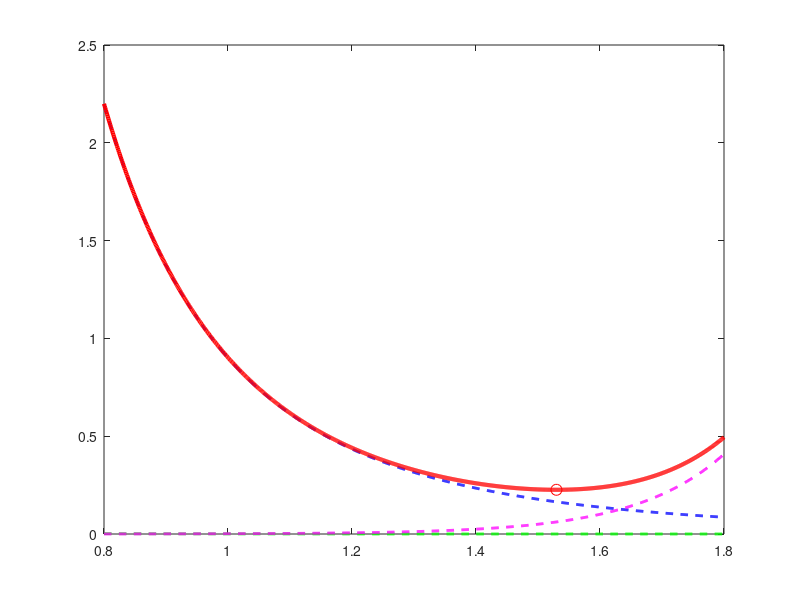

MATLAB code for this plot: (Note: this script raises an error after producing the figure.)
% Wavelength range (0.8 to 1.8 μm)
wavelength = linspace(0.8, 1.8, 1000);

% Loss calculations
A_R = 0.9;
rayleigh_loss = A_R ./ (wavelength .^ 4);

A_UV = 0.1;
B_UV = 5.0;
uv_loss = A_UV * exp(-B_UV * wavelength);

A_IR = 0.01;
B_IR = 7.0;
lambda_0 = 1.27;
ir_loss = A_IR * exp(B_IR * (wavelength - lambda_0));

total_loss = rayleigh_loss + uv_loss + ir_loss;

% Find minimum loss point
[min_loss, min_loss_idx] = min(total_loss);
min_wavelength = wavelength(min_loss_idx);

fprintf('Minimum Loss: %.2f dB/km at Wavelength: %.3f nm\n', min_loss, min_wavelength * 1000);

% Create the plot (normal scale)
figure('Position', [100, 100, 1200, 800]);

% Plot individual loss components (linear scale)
plot(wavelength, rayleigh_loss, 'b--', 'LineWidth', 2, 'DisplayName', 'Rayleigh Scattering');
hold on;
plot(wavelength, uv_loss, 'g--', 'LineWidth', 2, 'DisplayName', 'UV Absorption');
plot(wavelength, ir_loss, 'm--', 'LineWidth', 2, 'DisplayName', 'IR Absorption');
plot(wavelength, total_loss, 'r-', 'LineWidth', 3, 'DisplayName', 'Total Loss');

% Mark minimum loss point
plot(min_wavelength, min_loss, 'ro', 'MarkerSize', 8, 'DisplayName', sprintf('Min Loss: %.2f dB/km @ %.3f nm', min_loss, min_wavelength * 1000));

% Vertical line at minimum loss
xline(min_wavelength, 'gray--', 'LineWidth', 2);

% Formatting
xlabel('Wavelength (μm)', 'FontSize', 12);
ylabel('Loss (dB/km)', 'FontSize', 12);
title('Silica Optical Fiber Loss vs Wavelength (Linear Scale)', 'FontSize', 14, 'FontWeight', 'bold');
grid on;
legend('FontSize', 10);
xlim([0.8, 1.8]);
ylim([0, max(total_loss) * 1.1]);